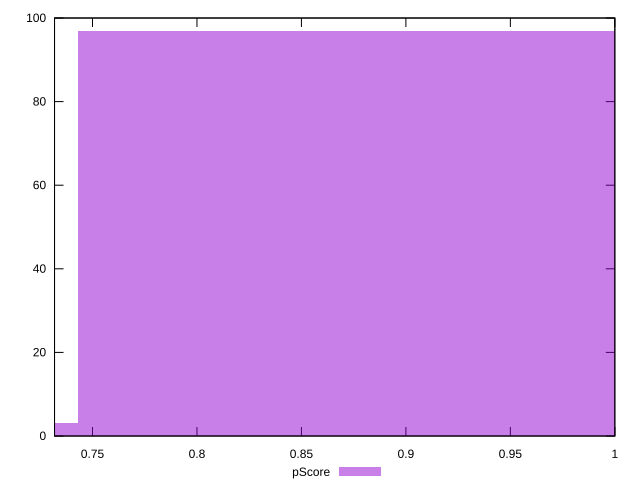

This figure's gnuplot source:
reset

$pScore <<EOF
0.891605473699816 97
0.5944036491332106 3
EOF

set key outside below
set boxwidth 0.2972018245666053
set xrange [0.7318288888888889:1]
set yrange [0:100]
set trange [0:100]
set style fill transparent solid 0.5 noborder
set terminal svg size 640, 490 enhanced background rgb 'white'
set output "report_00009_2021-02-08T22-37-41.559Z/uses-rel-preconnect/samples/pages/pScore/histogram.svg"

plot $pScore title "pScore" with boxes

reset
